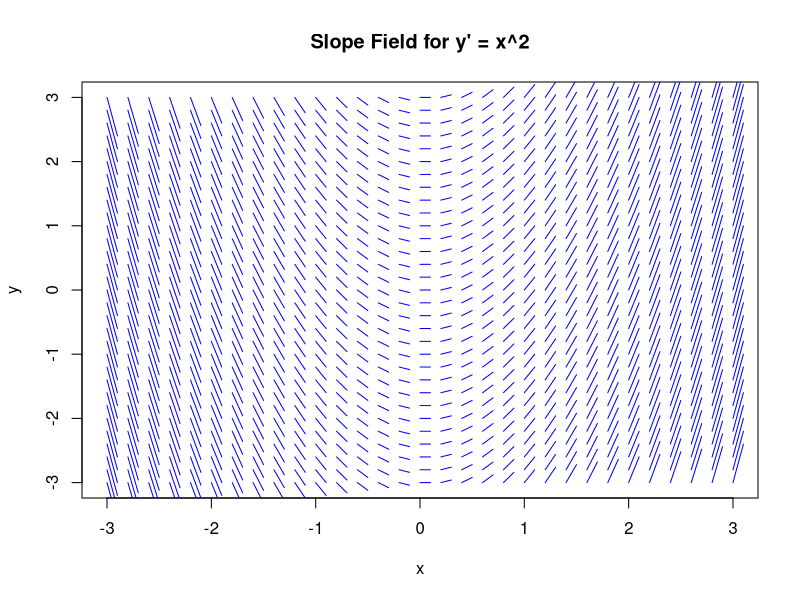
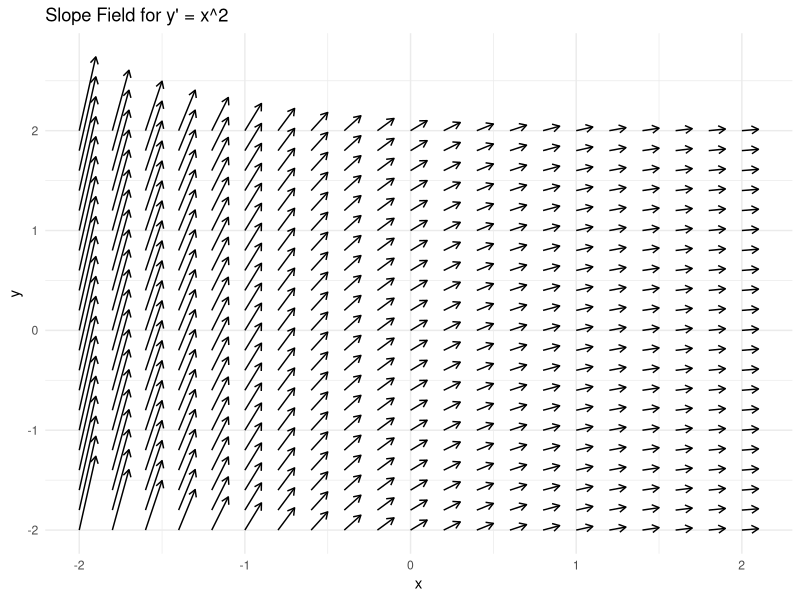

The R script that drew these images, in order:


# Slope Field -------------------------------------------------------------

# Load the deSolve package
library(deSolve)

# Define the differential equation function
# In this case, y' = x^2
equation <- function(x, y, params) {
  return(list(2*x))
}

# Generate a grid of points where slopes will be calculated
x <- seq(-3, 3, by=0.2)
y <- seq(-3, 3, by=0.2)

# Create an empty plot for the slope field
plot(0, type="n", xlim=c(min(x), max(x)), ylim=c(min(y), max(y)), xlab="x", ylab="y")

# Add slopes to the plot at each grid point
for (i in x) {
  for (j in y) {
    slope <- equation(i, j, NULL)
    lines(c(i, i + 0.1), c(j, j + 0.1 * slope[[1]]), col="blue")
  }
}

# Display the plot
title("Slope Field for y' = x^2")


# Vector Fields -----------------------------------------------------------

# Load required libraries
library(ggplot2)
library(dplyr)

# Define the x and y ranges for the grid
x_range <- seq(-2, 2, by=0.2)
y_range <- seq(-2, 2, by=0.2)

# Create a data frame of grid points
grid_data <- expand.grid(x = x_range, y = y_range)

# Calculate the slope (dy/dx) at each point
grid_data <- grid_data %>%
  mutate(dx = 0.1, dy = 0.1 * (exp(-x)))

# Create the slope field plot
ggplot(grid_data, aes(x = x, y = y)) +
  geom_segment(aes(xend = x + dx, yend = y + dy), 
               arrow = arrow(length = unit(0.2, "cm"))) +
  theme_minimal() +
  labs(title = "Slope Field for y' = x^2", x = "x", y = "y")
